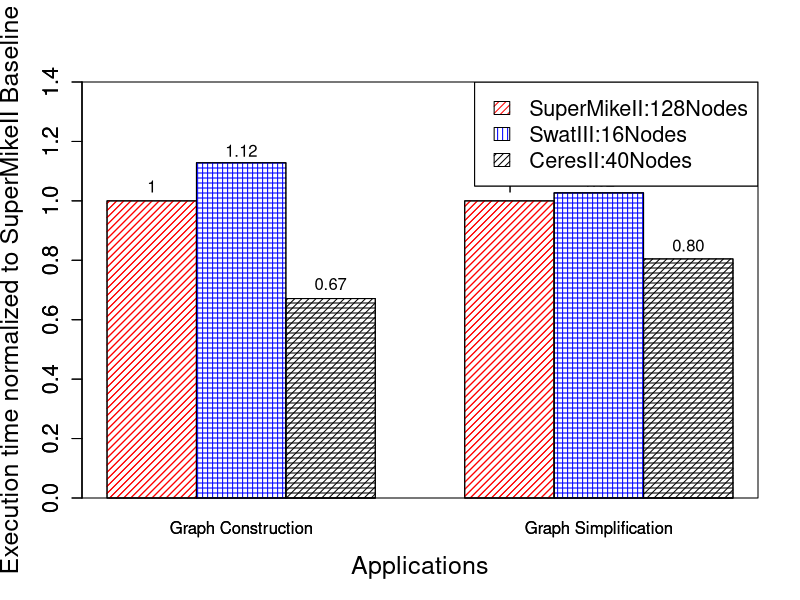

Recreate this plot in R.
#Where the file is saved
pdf("//Users/arghyakusumdas/Documents/MyGitProjects/MyIeeeAccessPaper/IEEEtran/IEEEtran/Figures/PerformanceFigures/execTimeHum.pdf", family="Times")

# Grouped Bar Plot
data <- read.csv(file="execTimeHum.csv",head=TRUE,sep=",")
#print(data)
counts <- table(data$HumGraphConstruction,data$HumGraphSimplification)
x <- seq(10, 20, 30)

barplot(as.matrix(data), main="", ylim=c(0, 1.4), xlab="Applications",ylab="Execution time normalized to SuperMikeII Baseline", names=c("Graph Construction", "Graph Simplification"), col=c("red","blue", "black"), beside=TRUE, density=20, angle=c(45,0,0), cex.lab=1.5, cex.axis=1.3, cex.names=1)
barplot(as.matrix(data), add=TRUE, main="", ylim=c(0, 1.4), xlab="Applications",ylab="Execution time normalized to SuperMikeII Baseline", names=c("Graph Construction", "Graph Simplification"), col=c("red","blue", "black"), beside=TRUE, density=20, angle=c(45,90,45), cex.lab=1.5, cex.axis=1.3, cex.names=1)

text(1.5, 1.05, "1")
text(2.5, 1.17, "1.12")
text(3.5, 0.72, "0.67")

text(5.5, 1.05, "1")
text(6.5, 1.07, "1.02")
text(7.5, 0.85, "0.80")

legend("topright", legend = rownames(data), fill = c("red","blue", "black"), density=20, angle=c(45,0,0), ncol = 1, cex = 1.3)
legend("topright", legend = rownames(data), fill = c("red","blue", "black"), density=20, angle=c(45,90,45), ncol = 1, cex = 1.3)
box()